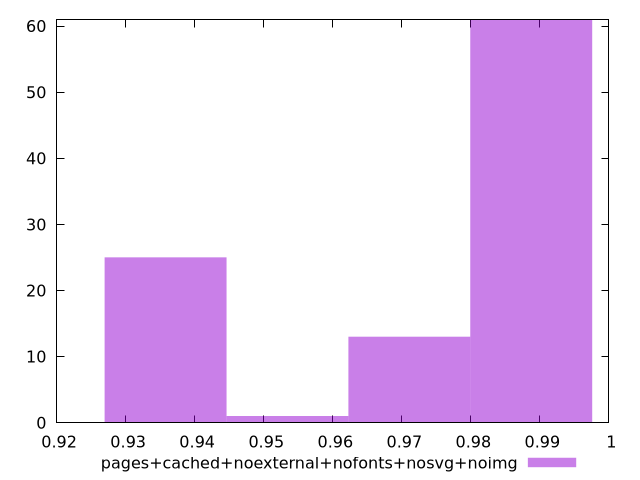

Source code (gnuplot):
$_pagesCachedNoexternalNofontsNosvgNoimg <<EOF
0.9887517815418452 61
0.971095499728598 13
0.9357829361021035 25
0.9534392179153508 1
EOF
set key outside below
set terminal pngcairo
set output "report_00005_2020-11-02T22-26-11.212Z/first-contentful-paint/pages+cached+noexternal+nofonts+nosvg+noimg//hist.png"
set yrange [0:61]
set boxwidth 0.017656281813247236
set style fill transparent solid 0.5 noborder
plot $_pagesCachedNoexternalNofontsNosvgNoimg title "pages+cached+noexternal+nofonts+nosvg+noimg" with boxes ,
